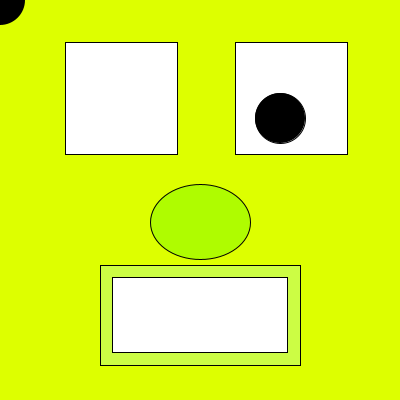
Frame 1 (no input)
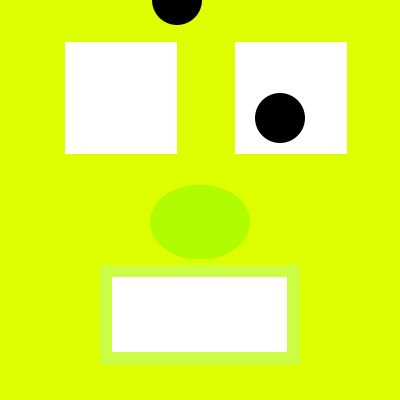
Frame 60 (the mouse pressed at the canvas centre just before this capture)
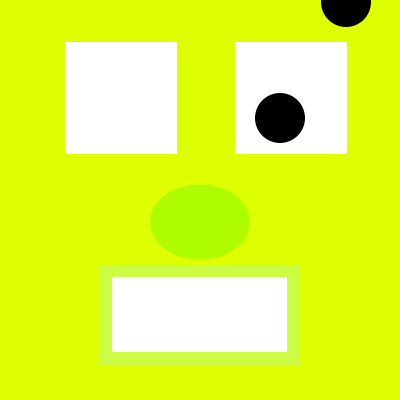
Frame 120 (the mouse held since frame 60 and released just before this capture)

The Processing sketch that drew these frames (run headless with seeded random() and noise(); from frame 60 on, the mouse is pressed at the canvas centre):

// Processing sketch: processing_4901
// ── processing_4901.pde

int x = 0; // x position 
int y = 0; // y position 
 
int speed = 3; 
 
int state = 0; 
 
void setup(){ 
  size(400,400); 
 
} 
 
void draw() { 
  background (#DDFF00); 
  
// Ogen
  fill(255); 
rect(65,42,112,112); 
  fill(255); 
rect(235,42,112,112); 

// Pupil
fill(0); 
ellipse(280,118,50,50); 

// Neus 
fill(#AFFC00); 
ellipse(200,222,100,75); 
 
// Mondvorm  
fill(#CCFD44);  
rect(100,265,200,100); 
 
// Tanden 
fill(255);  
rect(112,277,175,75); 
 

 
// Beweging 
noStroke(); 
fill(0); 
ellipse(x,y,50,50); 
if(state == 0 ) { 
  x = x + speed; 
  if (x > width-50) { 
    x = width-50; 
    state = 1; 
    } 
} else if (state == 1) { 
  y = y + speed - 2; 
  x = x - speed + 1; 
  if (x < 0) { 
   y = 175; 
   x = 0; 
   state = 2; 
  }  
} else if (state == 2) { 
    x = x + speed; 
  if (x > width-50) { 
   y = 175; 
   x = 350; 
   state = 3; 
} 
} else if (state == 3) { 
  y = y + speed - 2; 
  x = x - speed + 1; 
  if (x < 0) { 
   y = 350; 
   x = 0; 
   state = 4; 
} 
} else if (state == 4) { 
    x = x + speed; 
  if (x > width-50) { 
   y = 350; 
   x = 350; 
   state = 5; 
} 
} else if (state == 5) { 
  x = 0; 
  y = 0; 
  state = 0; 
} 
} 
 
